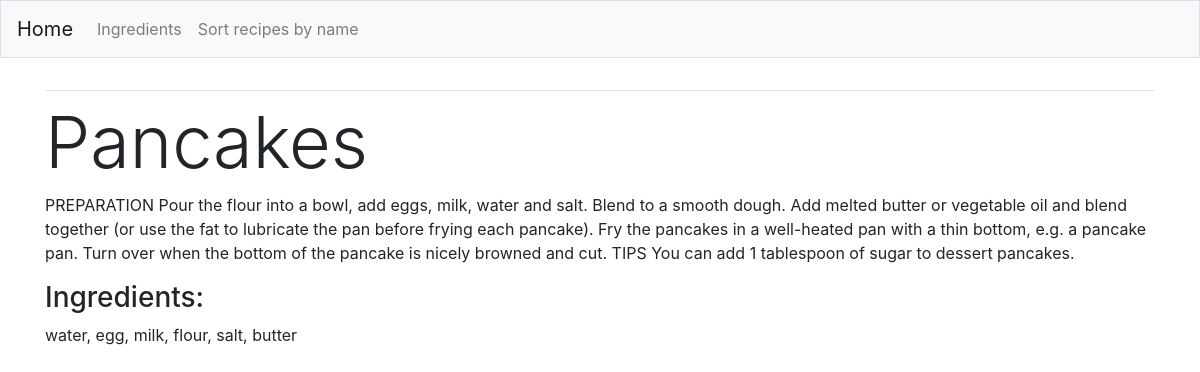
Page /recipe/1/ on the committed database.
### culinary_recipes/models.py (models this page shows)
class Recipe(models.Model):
    title = models.CharField(max_length=50)
    context = models.TextField(max_length=1000)
    ingredients = models.ManyToManyField('Ingredient')
    def __str__(self):
        return self.title

class Ingredient(models.Model):
    name = models.CharField(max_length=50, unique=True)
    def __str__(self):
        return self.name

### culinary_recipes/views.py (the view)
# urls.py: path('recipe/<rec_id>/', views.recipe, name='recipe'),
def recipe(request, rec_id):
    recipe = Recipe.objects.get(pk=rec_id)
    context = {'recipe': recipe}
    return render(request, 'culinary_recipes/recipe.html', context)

### culinary_recipes/templates/culinary_recipes/recipe.html
{% extends "culinary_recipes/base.html" %}
{% block content %}
<div>
      <h1 class="display-3">{{ recipe }}</h1>
      {{ recipe.context }}
      <p><h3>Ingredients:</h3> {{ recipe.ingredients.all|join:", " }}</p>
</div>
{% endblock %}

### rows in the picture
Recipe: title "Pancakes", context "PREPARATION Pour the flour into a bowl, add eggs, milk, water and salt. Blend to a smooth dough. Add melted butter or vegetable oil and blend together (or use the fat to lubricate the pan before frying each pancake). Fry the pancakes in a well-heated pan with a thin bottom, e.g. a pancake pan. Turn over when the bottom of the pancake is nicely browned and cut. TIPS You can add 1 tablespoon of sugar to dessert pancakes.", ingredients.all "water, egg, milk, flour, salt, butter"
